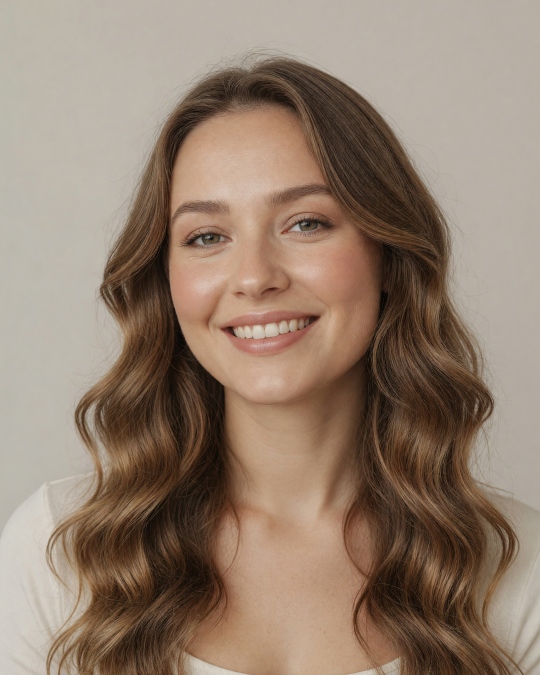
#> input picture assets/brand/ai_model.png, 1080 x 1350 px, given in place of bakery.png, which was not available (shown at 1/2 size)
$ python build_post24_states.py
#> lines starting #> are read from the running program, lines starting #| are printed output that depends on the picture; pictures that were not available may be replaced by others from this repository, and a replacement may not be noted
### ig_automation/lifehack_layout.py
"""Вёрстка лайфхак-каруселей POWERELIX (система v4).

Отличается от `brand_overlay` (образовательные посты) четырьмя приёмами:
  • полоса-заряд в шапке — градиент лайм→бирюза, заполняется к последнему слайду;
  • фигурные скобки `{ }` как разметка смысла, а не украшение;
  • снимки показываются ЦЕЛИКОМ, в родных пропорциях (photo_whole), без обрезки;
  • шкалы % от суточной нормы вместо обещаний.

Фон кремовый, как у образовательных постов: лента остаётся единой, лайфхаки
отличаются вёрсткой, а не цветом. Акцент — цвет продукта, о котором пост.

Образцы: output/Концепции/своя-система-v4/
"""
from __future__ import annotations

from PIL import Image, ImageDraw, ImageFont
import numpy as np

from .brand_overlay import (
    W, H, M, _font, _hex, _gradient, MONT_BLACK, INTER_SB, INTER_MED,
)

CREAM = (244, 241, 234)
INK = (18, 20, 21)
WHITE = (255, 255, 255)
GREY = (122, 120, 114)
GREY_D = (150, 156, 154)      # серый на тёмном фоне
RAIL = (216, 212, 202)        # незаполненная часть полосы и шкал
LIME = _hex("#B6F000")
TEAL = _hex("#16E0A6")
MONO_PATH = "/System/Library/Fonts/Menlo.ttc"


def mono(size: int) -> ImageFont.FreeTypeFont:
    return ImageFont.truetype(MONO_PATH, size)


def wrap(d, text: str, font, maxw: int) -> list[str]:
    out, cur = [], ""
    for w in text.split():
        s = (cur + " " + w).strip()
        if d.textlength(s, font=font) <= maxw:
            cur = s
        else:
            out.append(cur); cur = w
    if cur:
        out.append(cur)
    return out


def fit_box(path, bw: int, bh: int) -> Image.Image:
    """ПРАВИЛО: фото НИКОГДА не растягиваем. Масштабируем по большей стороне так,
    чтобы рамка закрылась целиком, и обрезаем лишнее по центру.

    Ловушка, в которую легко попасть: взять уже кадрированный под 4:5 снимок
    (`brand_overlay._cover`) и resize-нуть его в широкую рамку — пропорции поедут.
    Поэтому кадрируем ВСЕГДА под конкретную рамку и только из оригинала."""
#> called with bw = 540, bh = 1350
    im = Image.open(path).convert("RGB")
#> im is the input picture: PIL image 1080x1350 RGB; mean R, G, B 146.8, 126.7, 110.3
    s = max(bw / im.width, bh / im.height)
#> s = 1
    im = im.resize((max(1, int(im.width * s)), max(1, int(im.height * s))), Image.LANCZOS)
    x, y = (im.width - bw) // 2, (im.height - bh) // 2
#> x = 270; y = 0
    return im.crop((x, y, x + bw, y + bh))
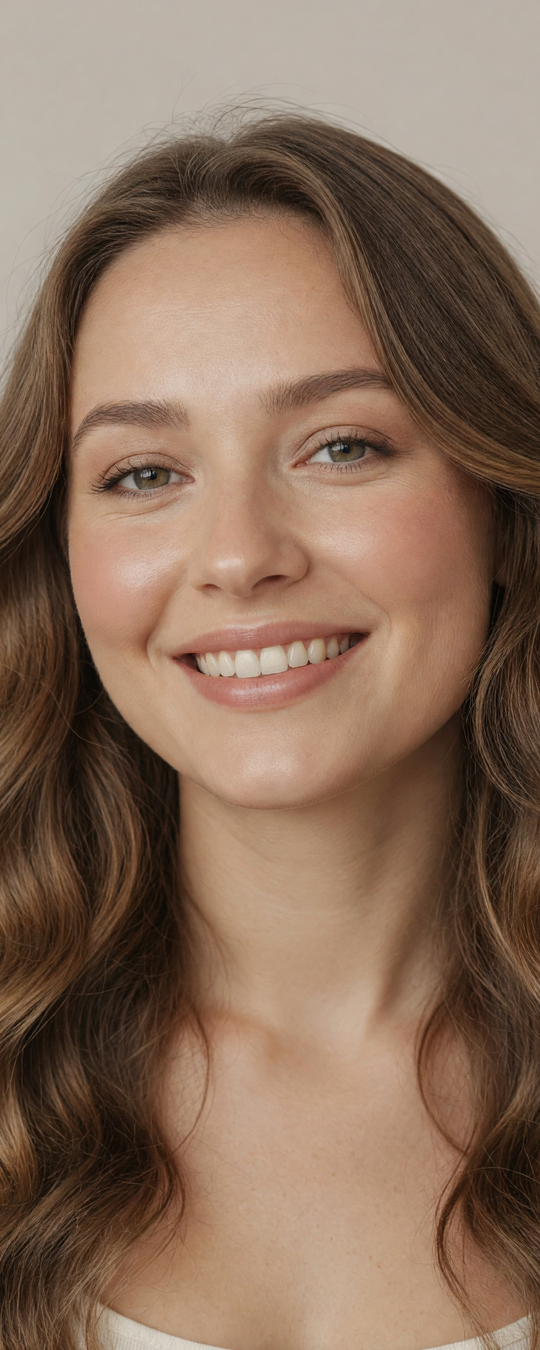
#> returned value: PIL image 540x1350 RGB; mean R, G, B 136.2, 109.1, 90


# [40 lines left out: functions fit_font, header, photo_whole, not called in this run]


def braced(d, x, y, text: str, size_t: int, size_b: int, acc, fill=INK) -> None:
    """Текст в фигурных скобках — наша разметка смысла."""
    fb, ft = _font(MONT_BLACK, size_b), _font(INTER_SB, size_t)
    d.text((x, y), "{", font=fb, fill=acc)
    tx = x + d.textlength("{", font=fb) + 14
    d.text((tx, y + (size_b - size_t) // 2 + 4), text, font=ft, fill=fill)
    d.text((tx + d.textlength(text, font=ft) + 14, y), "}", font=fb, fill=acc)


# [104 lines left out: functions cover, step, bullets, product, not called in this run]

def trigger(path, idx: int, photo, want: str, need: str, art: str, jar,
            acc, total: int = 8):
    """Слайд «тяга → продукт»: фото слева, продукт справа, деление РОВНО пополам.

    Подписи в фигурных скобках { хочется } / { пью }."""
    img = Image.new("RGB", (W, H), CREAM)
    left = W // 2
    ph = fit_box(photo, left, H)
    img.paste(ph, (0, 0))
    # затемняющий градиент сверху под белые подписи
    ys = np.arange(H)[:, None].astype(float)
    a = np.clip(np.where(ys < 560, (560 - ys) / 560 * 190, 0), 0, 190).astype("uint8")
    ov = Image.fromarray(np.repeat(a, left, axis=1).reshape(H, left))
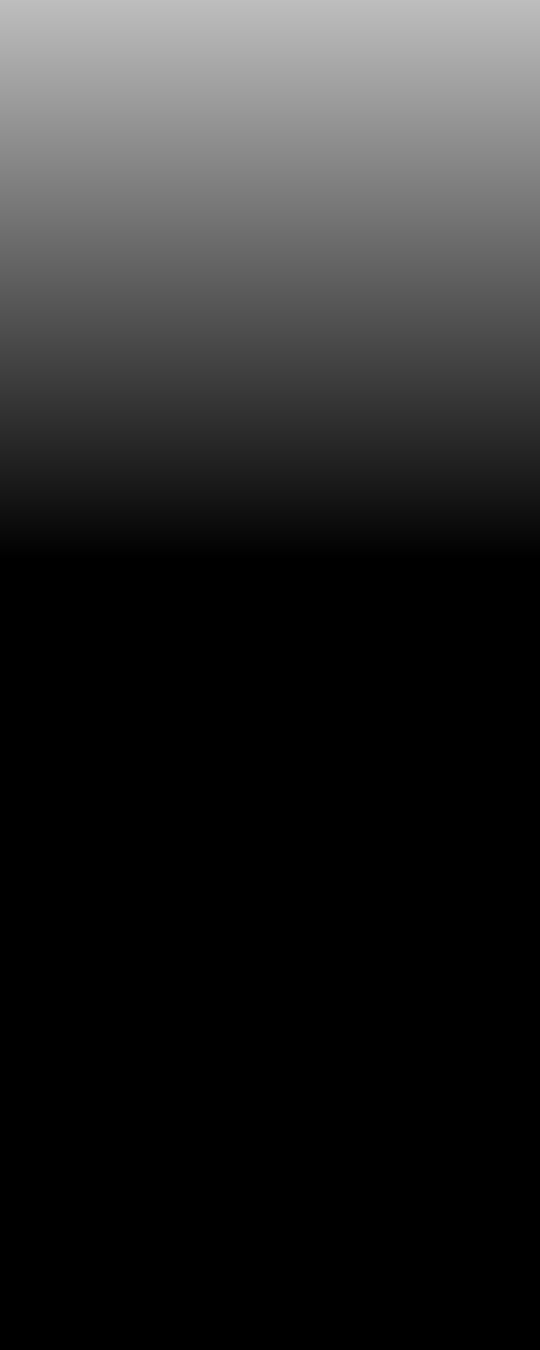
#> ov: PIL image 540x1350 L; min 0, max 190, mean 39.3
    img.paste(Image.composite(Image.new("RGB", (left, H), (14, 15, 16)),
                              img.crop((0, 0, left, H)), ov), (0, 0))
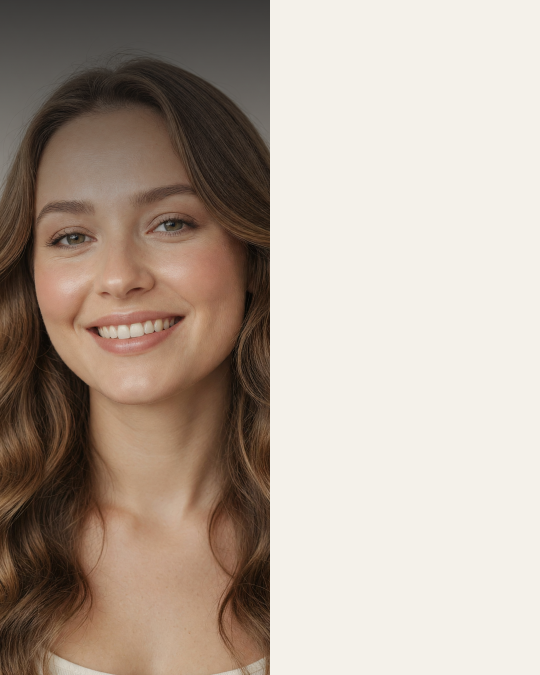
#> img: PIL image 1080x1350 RGB (shown at 1/2 size); mean R, G, B 179.2, 165.5, 153.6
    d = ImageDraw.Draw(img)
    # полоса-заряд ЧЕРЕЗ ВЕСЬ слайд, а не по одной колонке. Подложка рисуется
    # двумя кусками: над фото — полупрозрачным белым, над кремом — серым, иначе
    # на тёмной половине её не видно.
    rx = left + 40
    rw = W - rx - M
    bar_y, bar_h = 122, 7
    rail_l = Image.new("RGBA", (left - M, bar_h), (255, 255, 255, 90))
    img.paste(rail_l, (M, bar_y), rail_l)
    d.rectangle([left, bar_y, W - M, bar_y + bar_h], fill=RAIL)
    fw_bar = int((W - 2 * M) * idx / total)
    if fw_bar > 0:
        img.paste(_gradient((fw_bar, bar_h), LIME, TEAL, vertical=False), (M, bar_y))
    braced(d, M, 200, "хочется", 34, 52, acc, fill=WHITE)
    lw = left - M - 30
    fs_w = 64
    while fs_w > 34 and max(d.textlength(w, font=_font(MONT_BLACK, fs_w))
                            for w in want.upper().split()) > lw:
        fs_w -= 2
#> this loop made 0 passes
#> after the loop, fs_w = 64
    fw = _font(MONT_BLACK, fs_w)
    y = 290
    for ln in wrap(d, want, fw, lw):
#> in wrap, `out, cur = [], ""`: cur = ''
        d.text((M, y), ln.upper(), font=fw, fill=WHITE); y += int(fs_w * 1.16)
#> this loop made 1 pass
#> after the loop, y = 364
    braced(d, rx, 200, "пью", 34, 52, acc)
    # название ужимаем, пока не влезет в колонку — длинные имена товаров у нас есть
    y = 290
    fs = 54
    while fs > 30 and max(d.textlength(w, font=_font(MONT_BLACK, fs))
                          for w in need.upper().split()) > rw:
        fs -= 2
#> after the loop, fs = 54
    fn = _font(MONT_BLACK, fs)
    for ln in wrap(d, need, fn, rw):
        d.text((rx, y), ln.upper(), font=fn, fill=INK); y += int(fs * 1.16)
#> this loop made 1 pass
#> (ln, y) on pass 1: ('Хром', 352)
#> after the loop, y = 352
    d.text((rx, y + 10), f"арт. {art}", font=mono(26), fill=GREY)
    j = Image.open(jar).convert("RGBA")
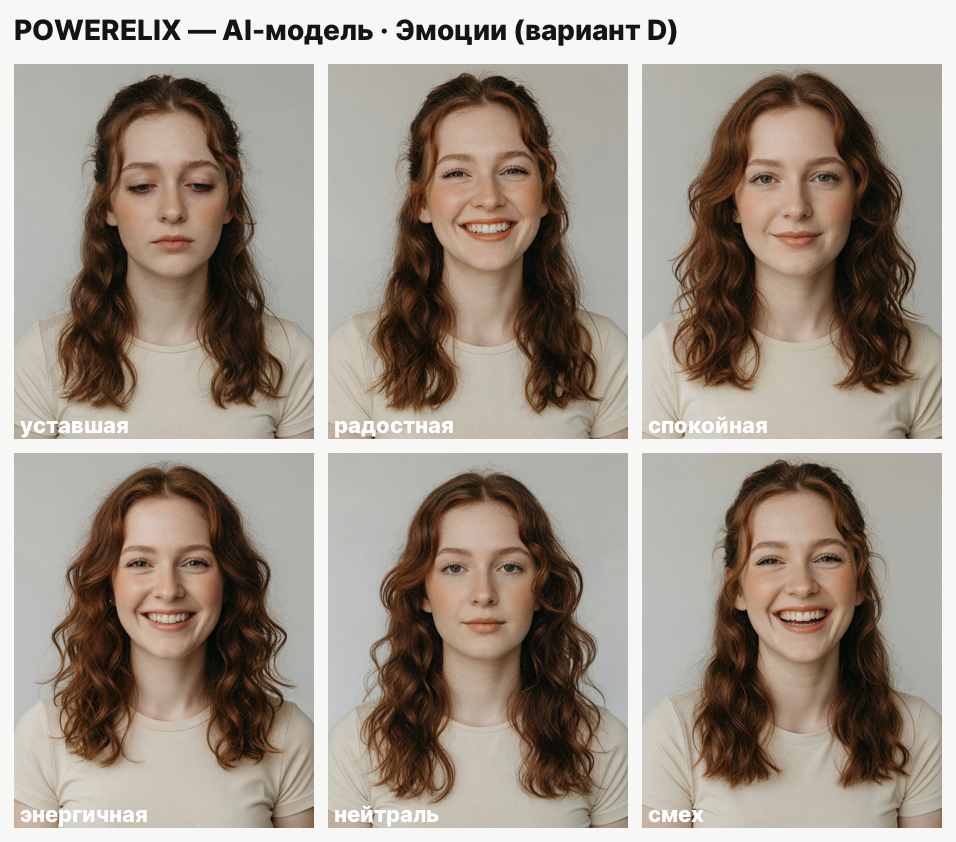
#> input picture assets/brand/expression_sheet.png, 956 x 842 px, given in place of 06_Пиколинат хрома.png, which was not available
    jh = int(H * 0.46)
    j = j.resize((int(j.width * jh / j.height), jh), Image.LANCZOS)
#> j: PIL image 705x621 RGBA
    jx = rx + max(0, (rw - j.width) // 2)
#> jx = 580
    img.paste(j, (jx, H - jh - 130), j)
    img.save(path); return path


# [37 lines left out: function scenarios, not called in this run]

### ig_automation/brand_overlay.py
"""POWERELIX-овые брендовые надписи поверх банки (Pillow) — три стиля на пробу.

Не копия PWR: используем СВОЮ бренд-ДНК — вордмарк POWERELIX, фирменную «X»
в градиенте lime→бирюза, фигурные скобки `{ }`, слоган-стрип, Montserrat Black/Inter.

Стили (параметр style):
  • "stamp"  — вордмарк+X в углу, крупный заголовок, акцент-скобка, слоган-стрип снизу
  • "chips"  — фирменные скобки как плавающие инфо-чипы вокруг банки
  • "xmark"  — гигантская полупрозрачная «X» как водяной знак за банкой

Банка вырезается с белого фона (этикетка остаётся чёткой) и ставится на кремовый холст.
"""
from __future__ import annotations

from pathlib import Path

import numpy as np
from PIL import Image, ImageDraw, ImageFilter, ImageFont

from .config import ROOT
from .post_template import _cutout, _hex

_BUNDLED = ROOT / "assets" / "fonts"
FONTS = _BUNDLED if (_BUNDLED / "montserrat-black.ttf").exists() else Path.home() / "Library" / "Fonts"
MONT_BLACK = str(FONTS / "montserrat-black.ttf")
INTER_XB = str(FONTS / "Inter-ExtraBold.otf")
INTER_SB = str(FONTS / "Inter-SemiBold.otf")
INTER_MED = str(FONTS / "Inter-Medium.otf")

# Бренд-ДНК POWERELIX
CREAM = (244, 241, 234)
INK = (10, 10, 10)
GREY = (130, 126, 118)
LIME = (182, 240, 0)   # #B6F000  — старт фирменного градиента X
TEAL = (22, 224, 166)  # #16E0A6  — финиш
SLOGAN = "ЗДОРОВЬЕ · ЭНЕРГИЯ · КАЖДЫЙ ДЕНЬ"
TAGLINE = "healthy nutrition"

W, H = 1080, 1350
M = 80


def _font(path: str, size: int) -> ImageFont.FreeTypeFont:
    return ImageFont.truetype(path, size)


def _gradient(size: tuple[int, int], c1, c2, vertical: bool = True) -> Image.Image:
    """Линейный градиент c1→c2 (по вертикали или горизонтали)."""
    w, h = size
    n = h if vertical else w
    t = np.linspace(0, 1, max(n, 1))[:, None]
    row = (np.array(c1)[None, :] * (1 - t) + np.array(c2)[None, :] * t).astype("uint8")
    arr = np.repeat(row[:, None, :], w, axis=1) if vertical else np.repeat(
        row[None, :, :], h, axis=0
    )
    return Image.fromarray(arr, "RGB")


MARK_PNG = ROOT / "assets" / "brand" / "mark.png"


# [69 lines left out: functions _mark_asset, _mark_drawn, brand_mark, _grad_text, _spaced, not called in this run]


def _spaced_width(draw, text, font, tracking: int) -> float:
    return sum(draw.textlength(ch, font=font) + tracking for ch in text) - tracking


# [159 lines left out: functions _wrap_upper, _canvas, _place_bottle, _header, _slogan_strip, _brace and 2 more, not called in this run]


WHITE = (255, 255, 255)


# [119 lines left out: functions _cover, _dark_scene, _scrim, _corner_mark, render_hero, not called in this run]


ARCHIVE = Path.home() / "Downloads" / "Архив"
_ASSETS_FILE = ROOT / "data" / "product_assets.json"
_CATALOG_FILE = ROOT / "data" / "brand_powerelix.json"


# [29 lines left out: functions _load_assets, _catalog_days, render_product, not called in this run]

### ig_automation/post_template.py
"""Генератор шаблона поста POWERELIX (Pillow) — светлый стиль, Inter, фирстиль.

Вырезает реальную банку (белый фон → прозрачность) и ставит на кремовый холст,
поэтому этикетка остаётся чёткой. Заголовок — Inter ExtraBold, акцент = цвет продукта,
фирменные фигурные скобки { } для плашки.
"""
from __future__ import annotations

from pathlib import Path

import numpy as np
from PIL import Image, ImageDraw, ImageFilter, ImageFont

from .config import ROOT

FONTS = Path.home() / "Library" / "Fonts"
INTER_XB = str(FONTS / "Inter-ExtraBold.otf")
INTER_R = str(FONTS / "Inter-Regular.otf")
LOGO = ROOT / "assets" / "brand" / "logo_full.png"

CREAM = (244, 241, 234)
INK = (20, 20, 20)
GREY = (120, 120, 120)


def _hex(h: str) -> tuple[int, int, int]:
    h = h.lstrip("#")
    return tuple(int(h[i : i + 2], 16) for i in (0, 2, 4))  # type: ignore


# [88 lines left out: functions _whiten_to, _cutout, _wrap, render_post, not called in this run]

### build_post24_states.py
"""Карусель №24 «Тянет на / Пью» (5 слайдов, 1080×1350).

Формат PWR: карусель начинается сразу с первой пары, отдельной обложки нет,
каждый слайд поделён РОВНО пополам — слева тяга, справа продукт.

⚠️ Про связки. Я предлагал заходить от состояния («не спится», «нет сил»),
потому что тяга к конкретной еде как маркер дефицита слабо подтверждена.
Юзер выбрал вариант с едой — решение принято, но пары подобраны так, чтобы под
каждой был хоть какой-то механизм: выпечка → углеводный обмен (хром), шоколад → магний
(какао — один из самых богатых магнием продуктов), мясо → железо, рыба → омега-3
(тянет на рыбу — её обычно и не хватает). Пара «жирное → омега-3», как у PWR,
отброшена: под ней нет вообще ничего. Финальный слайд прямо говорит, что тяга
не равна дефициту.
"""
import os

from ig_automation.brand_overlay import _hex
from ig_automation.lifehack_layout import trigger, bullets

SRC = "/private/tmp/claude-501/-Users-maksimrogoznikov-projects/f76aea07-d110-4ec0-ae31-6649558b262e/scratchpad"
TRIG = f"{SRC}/trig"
GD = ("/Users/maksimrogoznikov/Library/CloudStorage/GoogleDrive-powerelix.work@gmail.com/"
      "Мой диск/POWERELIX_материалы_для_магазина/Фото товаров (без фона)/")
OUT = "output/Карусели/post24_тяга"
os.makedirs(OUT, exist_ok=True)
T = 5

trigger(f"{OUT}/01.png", 1, f"{TRIG}/bakery.png",
        "выпечки", "Хром", "WW621552",
        GD + "06_Пиколинат хрома.png", _hex("#2C5F9E"), total=T)

trigger(f"{OUT}/02.png", 2, f"{TRIG}/sweet.png",
        "шоколада", "Магний + B6", "WW621739",
        GD + "02_Магний+B6.png", _hex("#6B5AA0"), total=T)
#> call 2 of trigger, with path = 'output/Карусели/post24_тяга/02.png', idx = 2, want = 'шоколада', need = 'Магний + B6', art = 'WW621739', acc = (107, 90, 160), total = 5
#> call 2 of fit_box, with bw = 540, bh = 1350
#> in fit_box, im is the input picture: PIL image 956x842 RGB; mean R, G, B 159.6, 148.4, 137
#> in fit_box (call 2), `return im.crop((x, y, x + bw, y + bh))`:
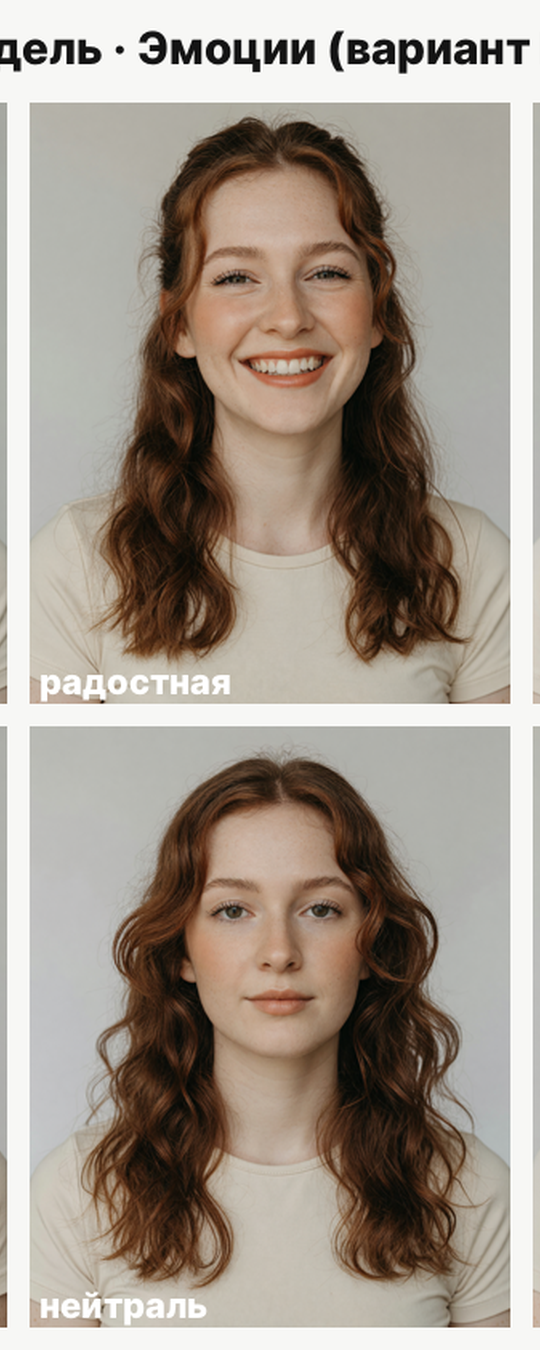
#> returned value: PIL image 540x1350 RGB; mean R, G, B 161.9, 151.2, 140.3
#> in trigger (call 2), `img.paste(ph, (0, 0))`:
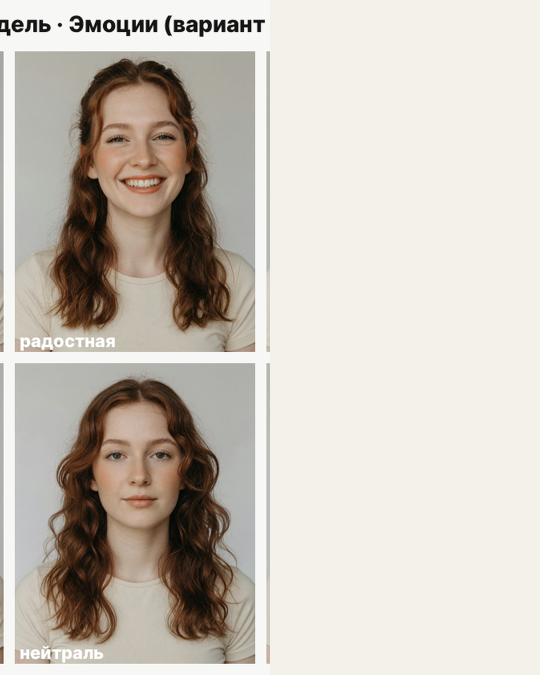
#> img: PIL image 1080x1350 RGB (shown at 1/2 size); mean R, G, B 202.9, 196.1, 187.2
#> in trigger (call 2), `img.paste(Image.composite(Image.new("RGB", (left, H), (14, 15, 16)), i..`:
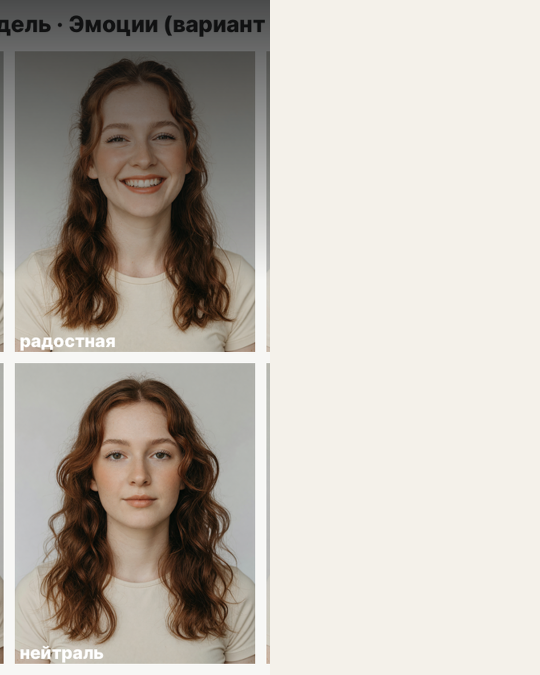
#> img: PIL image 1080x1350 RGB (shown at 1/2 size); mean R, G, B 190.4, 184.2, 175.9
#> after the loop in trigger (call 2), `while fs_w > 34 and max(d.textlength(w, font=_font(MONT_BLACK, fs_w))`: fs_w = 64
#> the loop in trigger (call 2), `for ln in wrap(d, want, fw, lw):` made 1 pass
#> after the loop in trigger (call 2), `for ln in wrap(d, want, fw, lw):`: y = 364
#> after the loop in trigger (call 2), `while fs > 30 and max(d.textlength(w, font=_font(MONT_BLACK, fs))`: fs = 54
#> the loop in trigger (call 2), `for ln in wrap(d, need, fn, rw):` made 1 pass
#> after the loop in trigger (call 2), `for ln in wrap(d, need, fn, rw):`: y = 352
#> (the run stopped early here; a loop or call above may not have finished)
